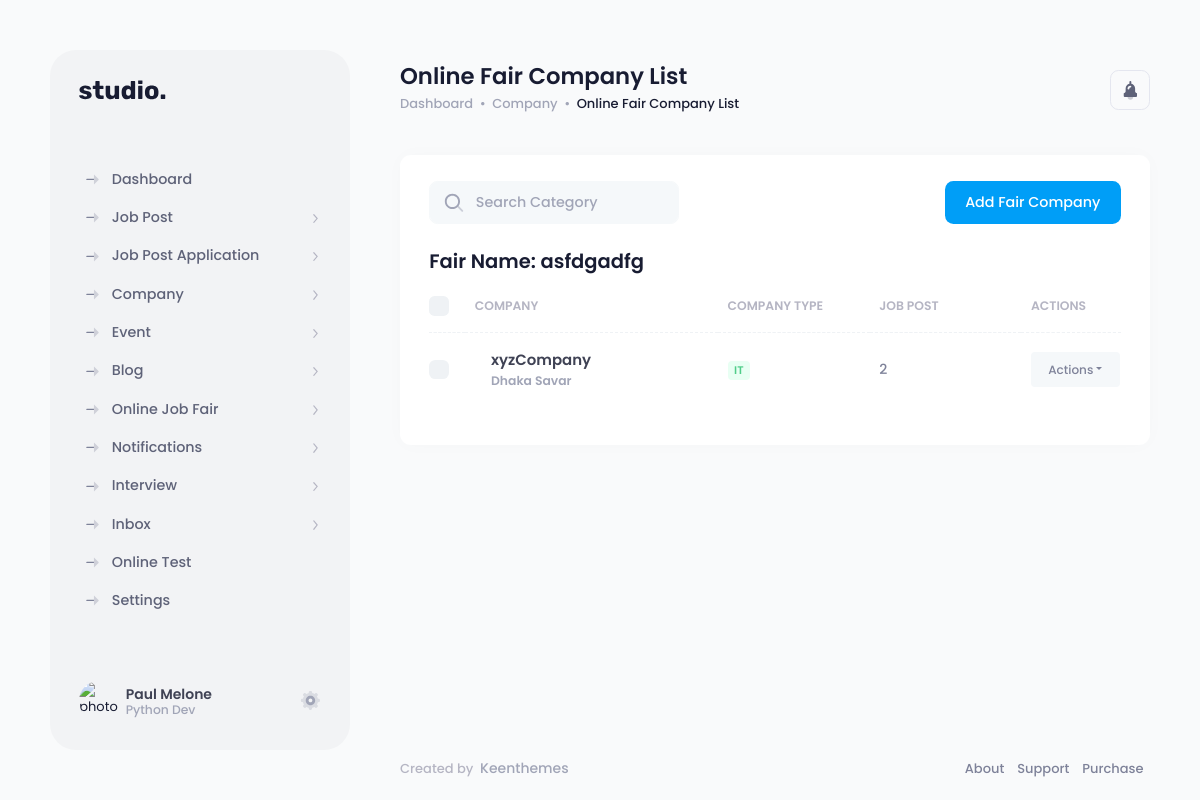
Page /online_fair/view_online_fair_companies.php?online_fair_id=20240502072219 on the committed database.
### tables this page shows
CREATE TABLE `online_fair` (
  `online_fair_id` varchar(14) NOT NULL,
  `online_fair_name` varchar(255) NOT NULL,
  `online_fair_description` text NOT NULL,
  `start_date` date NOT NULL,
  `end_date` date NOT NULL,
  `social_link` varchar(255) NOT NULL,
  `banner_image` varchar(255) DEFAULT NULL,
  `status` varchar(50) NOT NULL,
  `date` datetime NOT NULL DEFAULT current_timestamp()
);

CREATE TABLE `online_fair_allocate_company` (
  `allocate_company_id` int(11) NOT NULL,
  `online_fair_id` varchar(14) DEFAULT NULL,
  `company_id` varchar(14) DEFAULT NULL,
  `date` datetime NOT NULL DEFAULT current_timestamp()
);

CREATE TABLE `companies` (
  `company_id` varchar(14) NOT NULL,
  `company_name` varchar(255) DEFAULT NULL,
  `company_description` text DEFAULT NULL,
  `website_link` varchar(255) DEFAULT NULL,
  `company_type` varchar(100) DEFAULT NULL,
  `company_location` varchar(255) DEFAULT NULL,
  `social_link` varchar(255) DEFAULT NULL,
  `status` varchar(50) DEFAULT NULL
);

### online_fair/view_online_fair_companies.php (the view, shortened to what this page needs)
<!DOCTYPE html>
<html lang="en">
	<head><base href="../">
		<link href="assets/plugins/custom/datatables/datatables.bundle.css" rel="stylesheet" type="text/css" />
		<link href="assets/plugins/global/plugins.bundle.css" rel="stylesheet" type="text/css" />
		<link href="assets/css/style.bundle.css" rel="stylesheet" type="text/css" />
	</head>
	<body id="kt_body">
		<div class="d-flex flex-column flex-root">
			<div class="page d-flex flex-row flex-column-fluid">
				<div id="kt_aside" class="aside py-9" data-kt-drawer="true" data-kt-drawer-name="aside" data-kt-drawer-activate="{default: true, lg: false}" data-kt-drawer-overlay="true" data-kt-drawer-width="{default:'200px', '300px': '250px'}" data-kt-drawer-direction="start" data-kt-drawer-toggle="#kt_aside_toggle">
                    <?php include '../templet/logo.php';?>
                    <?php include '../templet/aside_menu.php';?>
                    <?php include '../user/user.php';?>
				</div>
				<div class="wrapper d-flex flex-column flex-row-fluid" id="kt_wrapper">
					<div id="kt_header" class="header">
						<div class="container d-flex flex-stack flex-wrap gap-2" id="kt_header_container">
							<div class="page-title d-flex flex-column align-items-start justify-content-center flex-wrap me-lg-2 pb-5 pb-lg-0" data-kt-swapper="true" data-kt-swapper-mode="prepend" data-kt-swapper-parent="{default: '#kt_content_container', lg: '#kt_header_container'}">
								<h1 class="d-flex flex-column text-dark fw-bolder my-0 fs-1">Online Fair Company List</h1>
								<ul class="breadcrumb breadcrumb-dot fw-bold fs-base my-1">
									<li class="breadcrumb-item text-muted">
										<a href="home.html" class="text-muted">Dashboard</a>
									</li>
									<li class="breadcrumb-item text-muted">Company</li>
									<li class="breadcrumb-item text-dark">Online Fair Company List</li>
								</ul>
							</div>
							<div class="d-flex align-items-center flex-shrink-0">
								<div class="d-flex align-items-center ms-3 ms-lg-4">
									<div class="btn btn-icon btn-color-gray-700 btn-active-color-primary btn-outline btn-outline-secondary w-40px h-40px" id="kt_activities_toggle">
										<span class="svg-icon svg-icon-1">
										</span>
									</div>
								</div>
							</div>
						</div>
					</div>
					<div class="content d-flex flex-column flex-column-fluid" id="kt_content">
						<div class="container-xxl" id="kt_content_container">
							<div class="card card-flush">
								<div class="card-header align-items-center py-5 gap-2 gap-md-5">
									<div class="card-title">
										<div class="d-flex align-items-center position-relative my-1">
											<span class="svg-icon svg-icon-1 position-absolute ms-4">
											</span>
											<input type="text" data-kt-ecommerce-category-filter="search" class="form-control form-control-solid w-250px ps-14" placeholder="Search Category" />
										</div>
									</div>
									<div class="card-toolbar">
										<?php
											if(isset($_GET['online_fair_id'])) {
												$online_fair_id = $_GET['online_fair_id'];
												echo "<a href='online_fair/online_fair_apply_company.php?online_fair_id=".$online_fair_id."' class='btn btn-primary'>Add Fair Company</a>";
											} else {
												echo "Online Fair ID not found in URL";
											}
											?>
									</div>
								</div>
								<div class="card-body pt-0">
									<table class="table align-middle table-row-dashed fs-6 gy-5" id="kt_ecommerce_category_table">
										<thead>
											<tr class="text-start text-gray-400 fw-bolder fs-7 text-uppercase gs-0">
												<th class="w-10px pe-2">
													<div class="form-check form-check-sm form-check-custom form-check-solid me-3">
														<input class="form-check-input" type="checkbox" data-kt-check="true" data-kt-check-target="#kt_ecommerce_category_table .form-check-input" value="1" />
													</div>
												</th>
												<th class="min-w-250px">Company</th>
												<th class="min-w-150px">Company Type</th>
												<th class="min-w-150px">Job Post</th>
												<th class="min-w-70px">Actions</th>
											</tr>
										</thead>
										<tbody class="fw-bold text-gray-600">
											<?php
											include '../db_connect/db_connect.php';
											$online_fair_id = $_GET['online_fair_id'];
											$q = "SELECT online_fair_name FROM online_fair WHERE online_fair_id = $online_fair_id";
											$r = $conn->query($q);
											$singleRow = $r->fetch_assoc();
								 			echo "<p class='h2'>Fair Name: ".$singleRow["online_fair_name"]."</p>";
											$sql = "SELECT * FROM online_fair_allocate_company WHERE online_fair_id = $online_fair_id";
											$result = $conn->query($sql);
											if ($result->num_rows > 0) {
												while($row = $result->fetch_assoc()) {
													$online_fair_id= $row["online_fair_id"];
													$company_id = $row["company_id"];
													$sql1 = "SELECT * FROM companies WHERE company_id = $company_id";
													$result1 = $conn->query($sql1);
													$row1 = $result1->fetch_assoc();
													$count_sql = "SELECT * from online_fair_job_posts WHERE online_fair_id = $online_fair_id AND company_id=$company_id";
													if ($count_result = mysqli_query($conn, $count_sql)) {
														$total_company = mysqli_num_rows( $count_result );
													}else{
														$total_company=0;
													}
													echo "<tr>";
													echo "<td><div class='form-check form-check-sm form-check-custom form-check-solid'><input class='form-check-input' type='checkbox' value='1' /></div></td>";
													echo "<td><div class='d-flex'><div class='ms-5'><a href='online_fair/online_fair_job_post_list.php?online_fair_id=".$row["online_fair_id"]."&company_id=" . $row["company_id"] . "' class='text-gray-800 text-hover-primary fs-5 fw-bolder mb-1' data-kt-ecommerce-category-filter='category_name'>" . $row1["company_name"] . "</a><div class='text-muted fs-7 fw-bolder'>" . $row1["company_location"] . "</div></div></div></td>";
													echo "<td><div class='badge badge-light-success'>" . $row1["company_type"] . "</div></td>";
													echo '<td class=" pe-0">'.$total_company.'</td>';
													echo "<td class=''>
															<div class='dropdown'>
																<button class='btn btn-sm btn-light btn-active-light-primary dropdown-toggle' type='button' data-bs-toggle='dropdown' aria-expanded='false'>Actions</button>
																<ul class='dropdown-menu'>
																<li><a class='dropdown-item' href='company/view_company.php?company_id=" . $row["company_id"] . "'>View</a></li>
																<li><a class='dropdown-item' href='company/edit-company.php?company_id=" . $row["company_id"] . "'>Edit</a></li>
																	<li>
																		<form method='POST' action='online_fair/backend_online_fair.php'>
																			<input type='hidden' name='delete_online_fair_company_data' value='1'>
																			<input type='hidden' name='company_id' value='" . $row["company_id"]."'>
																			<input type='hidden' name='online_fair_id' value='" . $row["online_fair_id"]."'>
																			<button type='submit' class='dropdown-item'>Delete</button>
																		</form>
																	</li>
																</ul>
															</div>
														  </td>";
													echo "</tr>";
												}
											} else {
												echo "<tr><td colspan='4'>No data available</td></tr>";
											}
											?>
										</tbody>
									</table>
								</div>
							</div>
						</div>
					</div>
					<div class="footer py-4 d-flex flex-lg-column" id="kt_footer">
						<div class="container d-flex flex-column flex-md-row flex-stack">
							<div class="text-dark order-2 order-md-1">
								<span class="text-gray-400 fw-bold me-1">Created by</span>
								<a href="https://keenthemes.com" target="_blank" class="text-muted text-hover-primary fw-bold me-2 fs-6">Keenthemes</a>
							</div>
							<ul class="menu menu-gray-600 menu-hover-primary fw-bold order-1">
								<li class="menu-item">
									<a href="https://keenthemes.com" target="_blank" class="menu-link px-2">About</a>
								</li>
								<li class="menu-item">
									<a href="https://devs.keenthemes.com" target="_blank" class="menu-link px-2">Support</a>
								</li>
								<li class="menu-item">
									<a href="https://1.envato.market/EA4JP" target="_blank" class="menu-link px-2">Purchase</a>
								</li>
							</ul>
						</div>
					</div>
				</div>
			</div>
		</div>
	</body>
</html>

### rows in the picture
online_fair: online_fair_name "asfdgadfg"
online_fair_allocate_company: company.company_name "xyzCompany", company.company_location "Dhaka Savar", company.company_type "IT", total_company "2"
